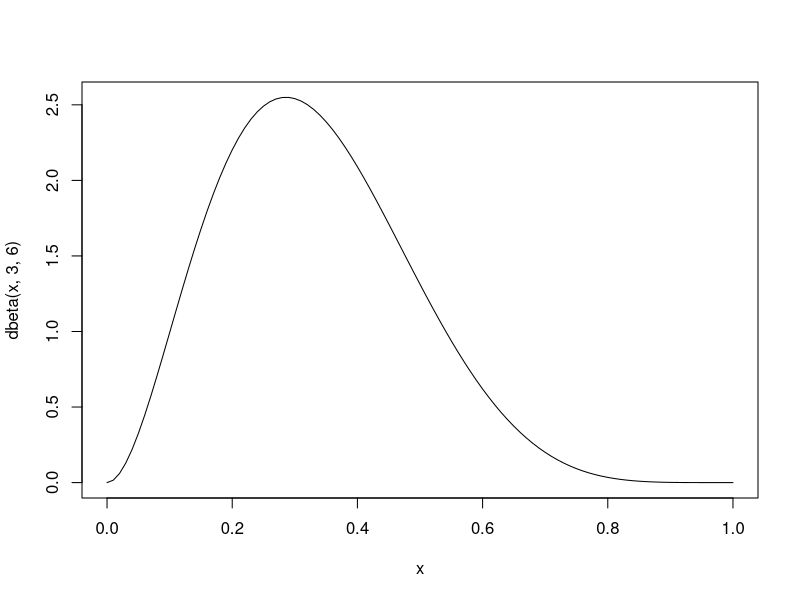
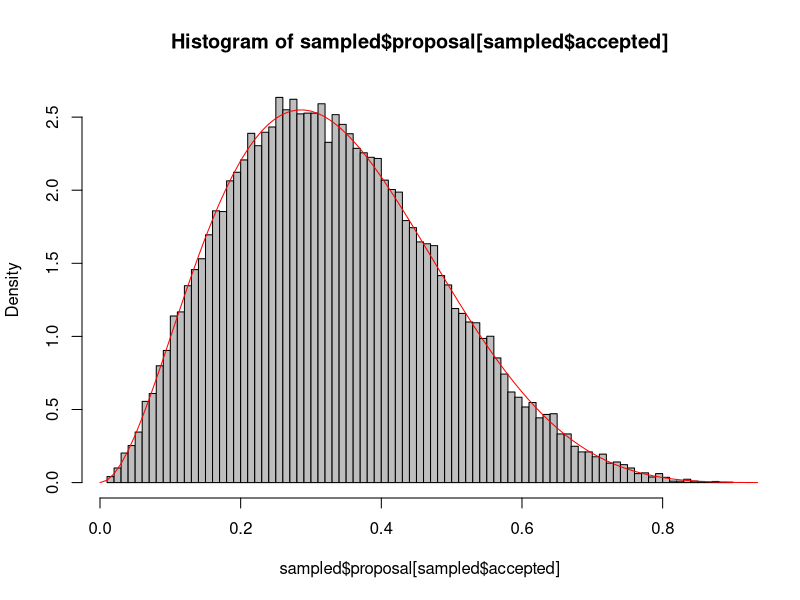

Source code (R) for these figures, in order:
## ---- chunk 1
curve(dbeta(x, 3,6),0,1)
## ---- chunk 2
sampled <- data.frame(proposal = runif(100000,0,1))
sampled$targetDensity <- dbeta(sampled$proposal, 3,6)
## ---- chunk 3
maxDens = max(sampled$targetDensity, na.rm = T)
sampled$accepted = ifelse(runif(100000,0,1) < sampled$targetDensity / maxDens, TRUE, FALSE)
## ---- chunk 4
hist(sampled$proposal[sampled$accepted], freq = F, col = "grey", breaks = 100)
curve(dbeta(x, 3,6),0,1, add =T, col = "red")
